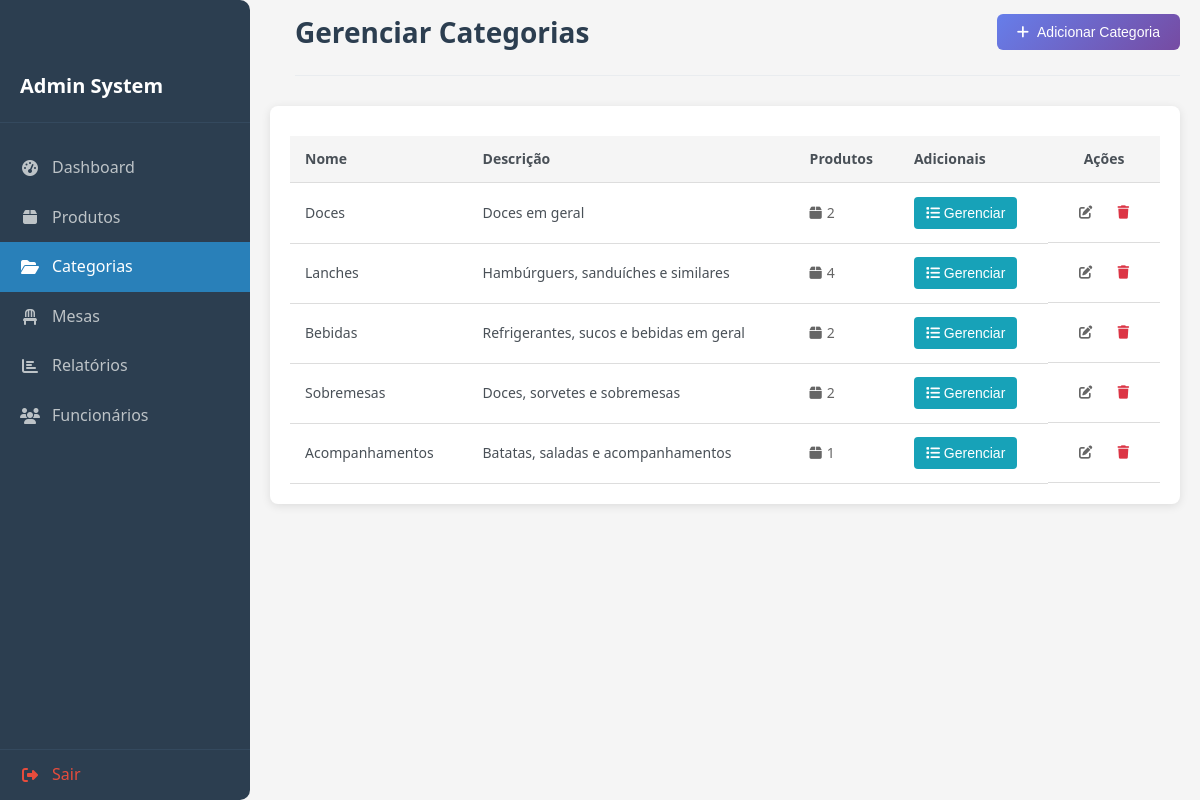
The page /gecom-adm/categorias.php (signed in) on the database as committed earlier.
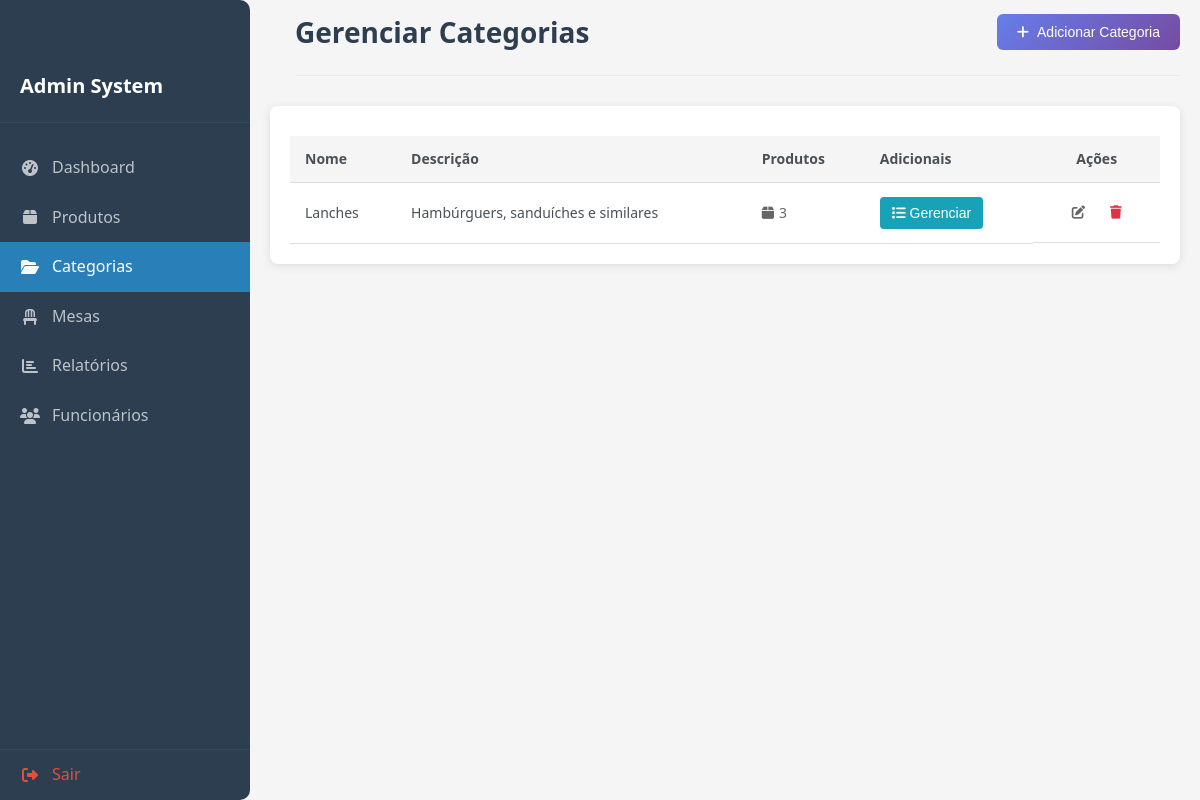
The same page on the database as committed later.
### tables this page shows
CREATE TABLE `categories` (
  `id` int NOT NULL AUTO_INCREMENT,
  `name` varchar(100) NOT NULL,
  `description` text,
  `created_at` timestamp NULL DEFAULT CURRENT_TIMESTAMP,
  PRIMARY KEY (`id`)
);

### gecom-adm/categorias.php (the view, shortened to what this page needs)
<?php
require_once 'config/database.php';
$stmt = $pdo->query("
    SELECT c.*, COUNT(p.id) as product_count
    FROM categories c
    LEFT JOIN products p ON c.id = p.category_id
    GROUP BY c.id
    ORDER BY c.id ASC
");
$categories = $stmt->fetchAll();
?>
<!DOCTYPE html>
<html lang="pt-BR">
<head>
    <link rel="stylesheet" href="assets/css/style.css?v=1.1">
    <link rel="stylesheet" href="https://cdnjs.cloudflare.com/ajax/libs/font-awesome/6.0.0/css/all.min.css">
</head>
<body>
    <?php include 'includes/sidebar.php'; ?>
    <div class="main-content">
        <div class="header">
            <h1>Gerenciar Categorias</h1>
            <button class="btn btn-primary" onclick="openCategoryModal()">
                <i class="fas fa-plus"></i>
                Adicionar Categoria
            </button>
        </div>
        <div class="card">
            <div class="card-content">
                <div class="table-responsive">
                    <table class="table">
                        <thead>
                            <tr>
                                <th>Nome</th>
                                <th>Descrição</th>
                                <th>Produtos</th>
                                <th>Adicionais</th>
                                <th style="text-align: center;">Ações</th>
                            </tr>
                        </thead>
                        <tbody>
                            <?php foreach ($categories as $category): ?>
                                <tr>
                                    <td><?php echo htmlspecialchars($category['name']); ?></td>
                                    <td><?php echo htmlspecialchars($category['description'] ?? '-'); ?></td>
                                    <td>
                                        <span class="product-count">
                                            <i class="fas fa-box"></i>
                                            <?php echo $category['product_count']; ?>
                                        </span>
                                    </td>
                                    <td>
                                        <button class="btn-icon btn-info" onclick="manageAddons(<?php echo $category['id']; ?>, '<?php echo htmlspecialchars($category['name']); ?>')">
                                            <i class="fas fa-list"></i>
                                            Gerenciar
                                        </button>
                                    </td>
                                    <td class="actions">
                                        <button class="btn-icon" onclick="editCategory(<?php echo htmlspecialchars(json_encode($category)); ?>)">
                                            <i class="fas fa-edit"></i>
                                        </button>
                                        <button class="btn-icon btn-danger" onclick="deleteCategory(<?php echo $category['id']; ?>)">
                                            <i class="fas fa-trash"></i>
                                        </button>
                                    </td>
                                </tr>
                            <?php endforeach; ?>
                        </tbody>
                    </table>
                </div>
            </div>
        </div>
    </div>
</body>
</html>

Rows that differ between the two databases and show on the page:
removed categories: name "Doces", description "Doces em geral", product_count "2"
removed categories: name "Bebidas", description "Refrigerantes, sucos e bebidas em geral", product_count "2"
removed categories: name "Sobremesas", description "Doces, sorvetes e sobremesas", product_count "2"
removed categories: name "Acompanhamentos", description "Batatas, saladas e acompanhamentos", product_count "1"
computed for categories "Lanches": product_count "4" → "3"
